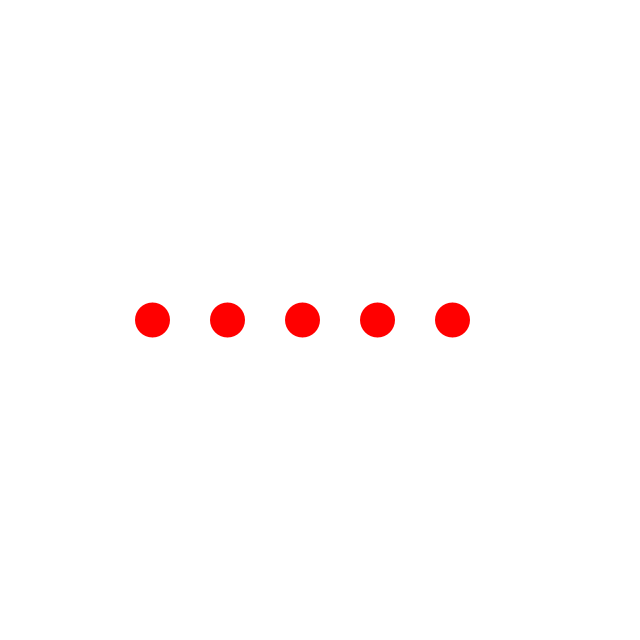
Frame 1 (no input)
Frame 60 (the mouse pressed at the canvas centre just before this capture): identical to frame 1, image omitted
Frame 120 (the mouse held since frame 60 and released just before this capture): identical to frame 1, image omitted

The Processing sketch that drew this single still picture (run headless with seeded random() and noise(); from frame 60 on, the mouse is pressed at the canvas centre):

// Processing sketch: Five_Circles
// ── Five_Circles.pde
int numCirc = 5;


float ellipseSize = 35.0f;
float spacing = 40.0f;

float xPos;
float stackWidth;

PVector center;


void setup() {
  size(640, 640);
  center = new PVector(width/2, height/2);
  stackWidth = numCirc*(ellipseSize)+(numCirc-1)*spacing;
}

void draw() {
  background(255);
  noStroke();
  fill(255, 0, 0);
  for (int i = 0; i<numCirc; i++) {
    xPos = center.x+i*(ellipseSize+spacing)-(stackWidth/2);
    ellipse(xPos, center.y, ellipseSize, ellipseSize);
  }
}
